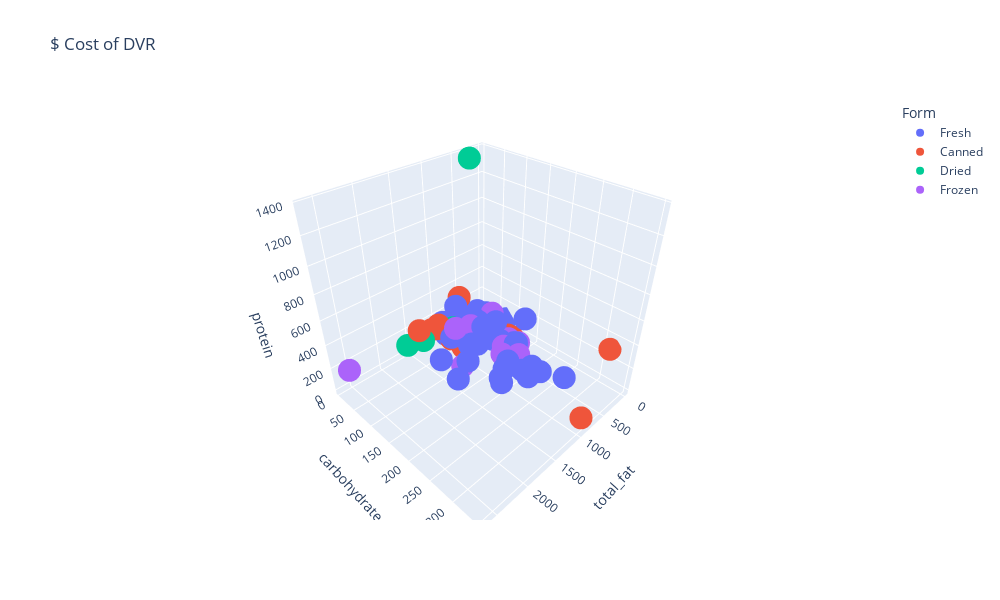

Source (notebook cell):
### Code cell
fat_carb_pro = combined_dv.pivot_table(values='cost_of_entire_DV'
                        ,index=['Item','Form']
                        ,columns=['variable']
                    )[['total_fat','carbohydrate','protein']].reset_index()


px.scatter_3d(fat_carb_pro
               , x="total_fat"
               , y="carbohydrate"
               , z='protein'
               , color = 'Form'
               , width=1000, height=600
               , hover_name='Item'
              ,title='$ Cost of DVR'
           # , labels={'amount':nutrient}
          )

### Figure 1 — Plotly figure (JSON) as saved in the notebook; plotly's stock layout.template omitted (floating-point values rounded to 4 significant figures)
{"data": [{"hovertemplate": "<b>%{hovertext}</b><br><br>Form=Fresh<br>total_fat=%{x}<br>carbohydrate=%{y}<br>protein=%{z}<extra></extra>", "hovertext": ["Acorn squash", "Apples", "Apricots", "Artichoke", "Avocados", "Bananas", "Blackberries", "Blueberries", "Broccoli florets", "Broccoli heads", "Brussels sprouts", "Butternut squash", "Cabbage, green", "Cabbage, red", "Cantaloupe", "Carrots, baby", "Carrots, cooked whole", "Carrots, raw whole", "Cauliflower florets", "Cauliflower heads", "Celery sticks", "Celery, trimmed bunches", "Cherries", "Clementines", "Collard greens", "Corn", "Cucumbers with peel", "Cucumbers without peel", "Grapefruit", "Grapes", "Green beans", "Green peppers", "Honeydew", "Kale", "Kiwi", "Lettuce, iceberg", "Lettuce, romaine, heads", "Lettuce, romaine, hearts", "Mangos", "Mushrooms, sliced", "Mushrooms, whole", "Nectarines", "Okra", "Onions", "Oranges", "Papaya", "Peaches", "Pears", "Pineapple", "Plum", "Pomegranate", "Radish", "Raspberries", "Red peppers", "Spinach, boiled", "Spinach, eaten raw", "Strawberries", "Sweet potatoes", "Tomatoes, large round", "Tomatoes, roma & plum", "Turnip greens", "Watermelon", "Zucchini"], "legendgroup": "Fresh", "marker": {"color": "#636efa", "symbol": "circle"}, "mode": "markers", "name": "Fresh", "scene": "scene", "showlegend": true, "type": "scatter3d", "x": [920.7, 761.8, 578.5, 854.6, 13.57, 136.5, 426.7, 407.0, 428.8, 449.8, 419.6, 961.3, 383.6, 428.4, 224.9, 991.8, 339.4, 339.4, 932.3, 514.0, 937.6, 383.8, 1114.0, 540.0, 348.7, 114.1, 930.8, 465.4, 912.2, 322.9, 837.1, 498.1, 706.4, 271.0, 454.5, 776.3, 475.8, 669.9, 224.5, 1158.0, 1096.0, 495.6, 1552.0, 760.6, 504.6, 335.5, 446.3, 1031.0, 443.4, 527.6, 145.3, 1230.0, 1726.0, 562.0, 778.4, 583.8, 670.8, 873.4, 834.7, 501.0, 628.6, 140.6, 302.0], "y": [31.15, 30.3, 73.36, 57.34, 73.99, 6.32, 168.2, 93.24, 265.2, 110.4, 104.2, 28.99, 60.01, 40.99, 19.44, 42.44, 29.12, 24.98, 180.2, 99.33, 222.6, 91.13, 68.12, 31.68, 136.1, 27.57, 90.4, 151.9, 36.99, 32.91, 84.68, 75.7, 27.4, 80.66, 39.52, 92.15, 153.0, 215.4, 21.14, 201.5, 190.7, 49.69, 146.9, 32.11, 26.7, 32.8, 49.49, 30.44, 12.24, 48.86, 32.87, 127.6, 131.8, 98.57, 219.6, 226.8, 92.38, 15.31, 177.1, 76.61, 93.25, 13.13, 137.0], "z": [73.77, 283.2, 105.9, 33.51, 54.38, 24.08, 358.2, 171.1, 43.35, 39.8, 52.74, 61.62, 25.92, 38.41, 34.33, 99.34, 57.26, 46.79, 77.08, 42.49, 174.2, 71.32, 166.5, 81.45, 44.4, 29.14, 91.79, 101.1, 90.86, 129.8, 58.64, 74.26, 83.85, 36.95, 101.5, 55.29, 74.39, 104.7, 70.2, 77.85, 73.68, 89.92, 103.1, 52.63, 64.56, 137.3, 94.32, 203.9, 52.65, 144.9, 66.92, 116.0, 296.4, 109.2, 50.4, 52.34, 192.5, 35.66, 112.4, 53.67, 80.59, 29.54, 28.58]}, {"hovertemplate": "<b>%{hovertext}</b><br><br>Form=Canned<br>total_fat=%{x}<br>carbohydrate=%{y}<br>protein=%{z}<extra></extra>", "hovertext": ["Apples, applesauce", "Apricots, packed in juice", "Apricots, packed in syrup or water", "Asparagus", "Beets", "Black beans", "Blackeye peas", "Cabbage, sauerkraut", "Carrots", "Cherries, packed in syrup or water", "Collard greens", "Fruit cocktail, packed in juice", "Fruit cocktail, packed in syrup or water", "Great northern beans", "Green beans", "Green peas", "Kidney beans", "Lima beans", "Navy beans", "Olives", "Peaches, packed in juice", "Peaches, packed in syrup or water", "Pears, packed in juice", "Pears, packed in syrup or water", "Pineapple, packed in juice", "Pineapple, packed in syrup or water", "Pinto beans", "Potatoes", "Pumpkin", "Spinach", "Tomatoes", "Turnip greens"], "legendgroup": "Canned", "marker": {"color": "#EF553B", "symbol": "circle"}, "mode": "markers", "name": "Canned", "scene": "scene", "showlegend": true, "type": "scatter3d", "x": [623.6, null, null, 929.1, 989.4, 267.3, 134.9, 1000.0, 661.9, null, 116.1, null, 1243.0, 196.9, 377.0, 215.6, 131.7, 546.2, 204.6, 45.4, null, null, 1525.0, null, 1119.0, 1097.0, 92.81, 575.6, 524.5, 239.4, 308.6, 271.2], "y": [20.88, 50.52, 46.74, 347.7, 48.38, 17.08, 20.93, 82.39, 57.08, 77.44, 50.71, 51.04, 30.69, 13.21, 73.76, 31.06, 15.95, 25.83, 14.11, 316.6, 48.1, 36.66, 41.54, 36.53, 25.24, 28.13, 13.78, 25.18, 68.57, 118.1, 54.74, 110.3], "z": [314.1, null, 175.6, 82.26, 69.69, 8.525, 10.94, 70.46, 92.56, 321.9, 19.22, null, 194.3, 6.849, 56.28, 17.25, 8.0, 14.2, 6.967, 307.1, 160.6, 203.3, 287.4, 447.2, 155.7, 191.7, 7.867, 41.64, 91.69, 28.58, 50.44, 38.34]}, {"hovertemplate": "<b>%{hovertext}</b><br><br>Form=Dried<br>total_fat=%{x}<br>carbohydrate=%{y}<br>protein=%{z}<extra></extra>", "hovertext": ["Black beans", "Blackeye peas", "Cranberries", "Dates", "Figs", "Grapes (raisins)", "Kidney beans", "Lentils", "Navy beans", "Pinto beans", "Plum (prunes)"], "legendgroup": "Dried", "marker": {"color": "#00cc96", "symbol": "circle"}, "mode": "markers", "name": "Dried", "scene": "scene", "showlegend": true, "type": "scatter3d", "x": [97.91, 342.9, 329.8, 1630.0, 962.9, 589.7, 251.6, 87.71, 77.7, 84.06, 1430.0], "y": [6.022, 25.68, 15.45, 20.43, 48.82, 13.15, 7.913, 7.174, 6.764, 5.686, 35.21], "z": [3.21, 29.8, 1368.0, 133.8, 172.2, 64.11, 3.601, 3.399, 3.346, 3.019, 154.5]}, {"hovertemplate": "<b>%{hovertext}</b><br><br>Form=Frozen<br>total_fat=%{x}<br>carbohydrate=%{y}<br>protein=%{z}<extra></extra>", "hovertext": ["Blackberries", "Blueberries", "Broccoli", "Brussels sprouts", "Carrots", "Cauliflower", "Collard greens", "Green beans", "Green peas", "Kale", "Lima beans", "Mustard greens", "Okra", "Peaches", "Potatoes, french fries", "Raspberries", "Spinach", "Turnip greens"], "legendgroup": "Frozen", "marker": {"color": "#ab63fa", "symbol": "circle"}, "mode": "markers", "name": "Frozen", "scene": "scene", "showlegend": true, "type": "scatter3d", "x": [709.1, null, 1232.0, 511.2, 211.7, 691.5, 370.9, 664.1, 430.8, 331.6, 452.7, 501.5, 482.6, 2642.0, 199.1, 1050.0, 277.3, 505.7], "y": [63.81, 69.0, 113.3, 88.34, 59.21, 145.7, 76.11, 78.4, 50.52, 119.3, 26.81, 165.6, 76.99, 38.84, 18.22, 70.24, 139.3, 127.0], "z": [154.1, null, 35.55, 35.56, 132.2, 57.84, 33.13, 58.53, 23.81, 39.96, 15.38, 41.23, 54.92, 268.8, 32.23, 236.8, 29.38, 34.86]}], "layout": {"height": 600, "legend": {"title": {"text": "Form"}, "tracegroupgap": 0}, "scene": {"aspectmode": "auto", "aspectratio": {"x": 1, "y": 1, "z": 1}, "camera": {"center": {"x": 0, "y": 0, "z": 0}, "eye": {"x": 1.258, "y": 1.258, "z": 1.258}, "projection": {"type": "perspective"}, "up": {"x": -0.006278, "y": 0.006318, "z": 1.0}}, "domain": {"x": [0, 1], "y": [0, 1]}, "xaxis": {"title": {"text": "total_fat"}, "type": "linear"}, "yaxis": {"title": {"text": "carbohydrate"}, "type": "linear"}, "zaxis": {"title": {"text": "protein"}, "type": "linear"}}, "title": {"text": "$ Cost of DVR"}, "width": 1000}}
